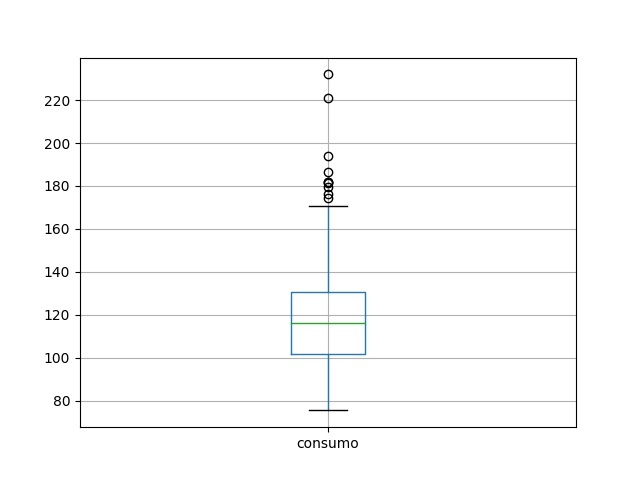

Write the Python code that produced this figure.
import pandas as pd
import matplotlib.pyplot as plt
mtr = pd.read_csv("consumo.csv")
mtr.boxplot()
plt.show()
